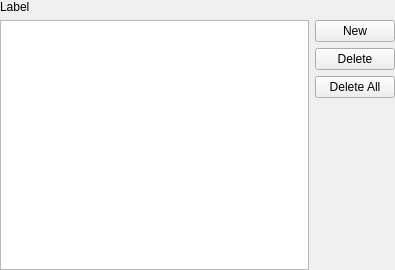
<ui version="4.0" >
 <class>pqKeyFrameEditor</class>
 <widget class="QWidget" name="pqKeyFrameEditor" >
  <property name="geometry" >
   <rect>
    <x>0</x>
    <y>0</y>
    <width>395</width>
    <height>270</height>
   </rect>
  </property>
  <property name="windowTitle" >
   <string>Form</string>
  </property>
  <layout class="QGridLayout" >
   <property name="leftMargin" >
    <number>0</number>
   </property>
   <property name="topMargin" >
    <number>0</number>
   </property>
   <property name="rightMargin" >
    <number>0</number>
   </property>
   <property name="bottomMargin" >
    <number>0</number>
   </property>
   <property name="horizontalSpacing" >
    <number>6</number>
   </property>
   <property name="verticalSpacing" >
    <number>6</number>
   </property>
   <item row="0" column="0" colspan="2" >
    <widget class="QLabel" name="label" >
     <property name="text" >
      <string>Label</string>
     </property>
    </widget>
   </item>
   <item rowspan="4" row="1" column="0" >
    <widget class="QTableView" name="tableView" >
     <property name="selectionMode" >
      <enum>QAbstractItemView::SingleSelection</enum>
     </property>
     <property name="selectionBehavior" >
      <enum>QAbstractItemView::SelectRows</enum>
     </property>
    </widget>
   </item>
   <item row="1" column="1" >
    <widget class="QPushButton" name="pbNew" >
     <property name="text" >
      <string>New</string>
     </property>
    </widget>
   </item>
   <item row="2" column="1" >
    <widget class="QPushButton" name="pbDelete" >
     <property name="text" >
      <string>Delete</string>
     </property>
    </widget>
   </item>
   <item row="3" column="1" >
    <widget class="QPushButton" name="pbDeleteAll" >
     <property name="text" >
      <string>Delete All</string>
     </property>
    </widget>
   </item>
   <item row="4" column="1" >
    <spacer>
     <property name="orientation" >
      <enum>Qt::Vertical</enum>
     </property>
     <property name="sizeHint" >
      <size>
       <width>20</width>
       <height>40</height>
      </size>
     </property>
    </spacer>
   </item>
  </layout>
 </widget>
 <resources/>
 <connections/>
</ui>
